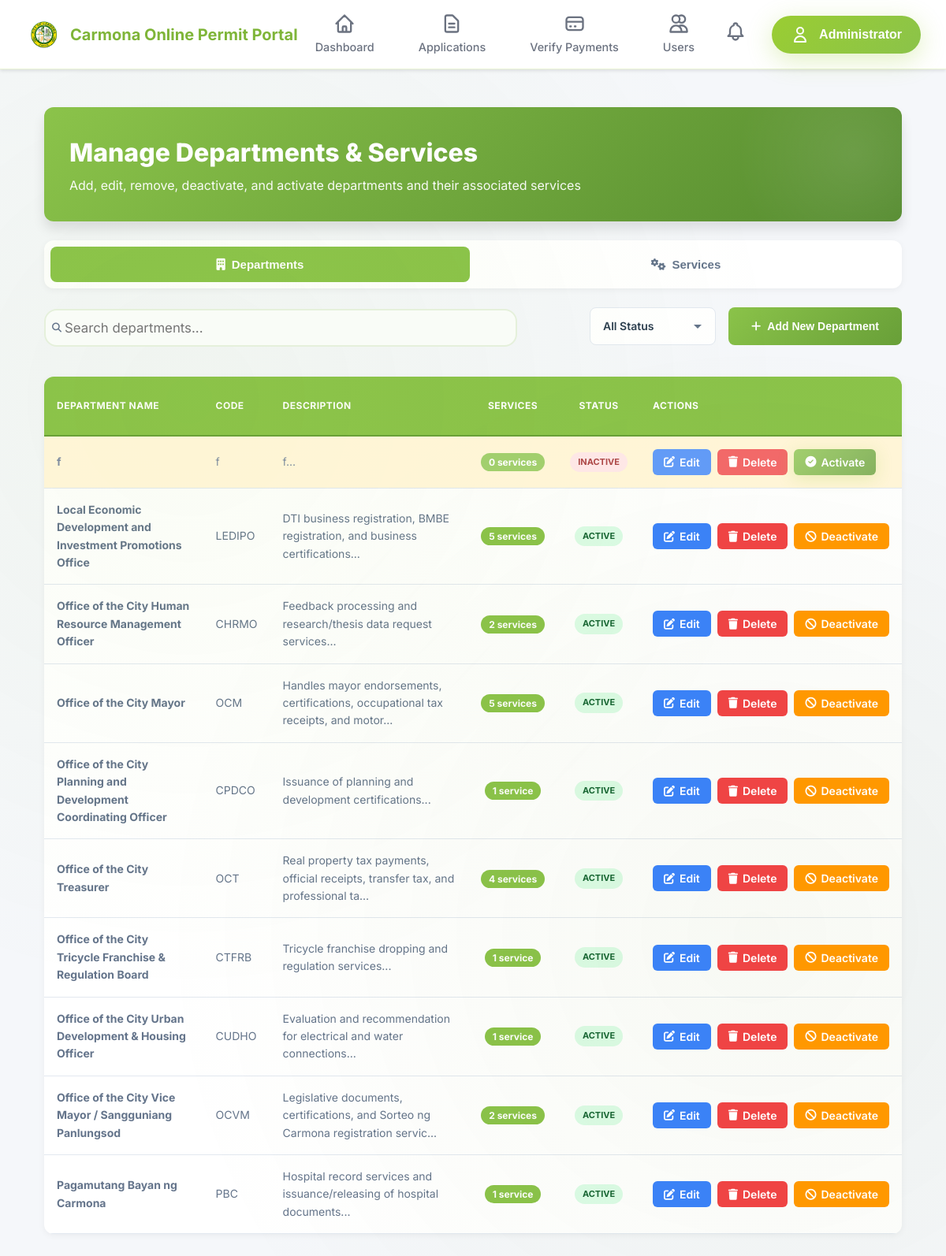
The app's page /admin/manage_departments.php (signed in) with its own data.
### tables this page shows
CREATE TABLE `users` (
  `id` int(11) NOT NULL,
  `name` varchar(255) NOT NULL,
  `email` varchar(255) NOT NULL,
  `password` varchar(255) NOT NULL,
  `mobile` varchar(20) NOT NULL,
  `address` text DEFAULT NULL,
  `department_id` int(11) DEFAULT NULL,
  `role` enum('user','admin','department_admin','superadmin') DEFAULT 'user',
  `is_active` tinyint(1) DEFAULT 1,
  `is_verified` tinyint(1) NOT NULL DEFAULT 0 COMMENT 'Email verification status',
  `verification_token` varchar(64) DEFAULT NULL COMMENT 'Email verification token',
  `token_expiry` datetime DEFAULT NULL COMMENT 'Token expiration time',
  `email_verified_at` datetime DEFAULT NULL COMMENT 'When email was verified',
  `created_at` timestamp NOT NULL DEFAULT current_timestamp(),
  `updated_at` timestamp NOT NULL DEFAULT current_timestamp() ON UPDATE current_timestamp()
);

CREATE TABLE `departments` (
  `id` int(11) NOT NULL,
  `name` varchar(255) NOT NULL,
  `code` varchar(50) DEFAULT NULL,
  `description` text DEFAULT NULL,
  `contact_person` varchar(255) DEFAULT NULL,
  `contact_number` varchar(50) DEFAULT NULL,
  `email` varchar(255) DEFAULT NULL,
  `office_location` text DEFAULT NULL,
  `is_active` tinyint(1) DEFAULT 1,
  `created_at` timestamp NOT NULL DEFAULT current_timestamp(),
  `updated_at` timestamp NOT NULL DEFAULT current_timestamp() ON UPDATE current_timestamp()
);

### config.php (called while the page is built, shortened)
<?php
function isLoggedIn() {
    return isset($_SESSION['user_id']) && isset($_SESSION['role']);
}
function isAdmin() {
    return isLoggedIn() && in_array($_SESSION['role'], [ROLE_ADMIN, ROLE_DEPARTMENT_ADMIN, ROLE_SUPERADMIN]);
}

### includes/functions.php (called while the page is built, shortened)
<?php
require_once __DIR__ . '/send_email.php';
function getCurrentUser() {
    global $pdo;
    $user_id = $_SESSION['user_id'];
    $stmt = $pdo->prepare("SELECT id, name, email, mobile, address, role FROM users WHERE id = ?");
    $stmt->execute([$user_id]);
    return $stmt->fetch();
}

### admin/manage_departments.php (the view, shortened to what this page needs)
<?php
require_once __DIR__ . '/../config.php';
require_once __DIR__ . '/../includes/functions.php';
$departments = $pdo->query("
    SELECT d.*,
           COUNT(s.id) as service_count
    FROM departments d
    LEFT JOIN services s ON d.id = s.department_id
    GROUP BY d.id
    ORDER BY d.name
")->fetchAll();
include '../includes/header.php';
?>
<!DOCTYPE html>
<html lang="en">
<head>
    <link rel="stylesheet" href="https://cdnjs.cloudflare.com/ajax/libs/font-awesome/6.4.0/css/all.min.css">
    <link rel="stylesheet" href="../assets/css/admin/manage_departments_styles.css">
    <link rel="stylesheet" href="../assets/css/admin-responsive.css">
</head>
<body>
    <div class="container">
        <div class="page-header">
            <div class="header-content">
                <h1></i> Manage Departments & Services</h1>
                <p>Add, edit, remove, deactivate, and activate departments and their associated services</p>
            </div>
        </div>
        <div class="tabs-container">
            <button class="tab-btn active" onclick="switchTab('departments')">
                <i class="fas fa-building"></i> Departments
            </button>
            <button class="tab-btn" onclick="switchTab('services')">
                <i class="fas fa-cogs"></i> Services
            </button>
        </div>
        <div id="departments" class="tab-content active">
            <div class="top-controls">
                <div class="search-container">
                    <input type="text" id="deptSearch" class="search-box" placeholder="Search departments..."
                        onkeyup="searchDepartments()">
                </div>
                <select id="deptStatusFilter" class="form-control status-filter" onchange="searchDepartments()">
                    <option value="" selected>All Status</option>
                </select>
                <button onclick="showAddDeptModal()" class="add-btn">
                    <i class="fas fa-plus"></i> Add New Department
                </button>
            </div>
            <div class="data-table">
                <table id="deptTable">
                    <thead>
                        <tr>
                            <th>Department Name</th>
                            <th>Code</th>
                            <th>Description</th>
                            <th>Services</th>
                            <th>Status</th>
                            <th>Actions</th>
                        </tr>
                    </thead>
                    <tbody>
                        <?php foreach ($departments as $dept): ?>
                            <tr
                                style="<?php echo $dept['is_active'] == 0 ? 'background-color: #fff3cd; opacity: 0.8;' : ''; ?>">
                                <td><strong><?php echo htmlspecialchars($dept['name']); ?></strong></td>
                                <td><?php echo htmlspecialchars($dept['code']); ?></td>
                                <td><?php echo htmlspecialchars(substr($dept['description'], 0, 80)); ?>...</td>
                                <td>
                                    <span class="service-count">
                                        <?php echo $dept['service_count']; ?>
                                        <?php echo $dept['service_count'] == 1 ? 'service' : 'services'; ?>
                                    </span>
                                </td>
                                <td>
                                    <span
                                        class="status-badge <?php echo $dept['is_active'] ? 'status-active' : 'status-inactive'; ?>">
                                        <?php echo $dept['is_active'] ? 'Active' : 'Inactive'; ?>
                                    </span>
                                </td>
                                <td>
                                    <div class="action-btns">
                                        <button onclick='editDept(<?php echo json_encode($dept); ?>)' class="btn btn-edit">
                                            <i class="fas fa-edit"></i> Edit
                                        </button>
                                        <button
                                            onclick="deleteDept(<?php echo $dept['id']; ?>, <?php echo $dept['service_count']; ?>)"
                                            class="btn btn-delete">
                                            <i class="fas fa-trash"></i> Delete
                                        </button>
                                        <?php if ($dept['is_active'] == 1): ?>
                                            <button
                                                onclick="toggleDepartment(<?php echo $dept['id']; ?>, 0, '<?php echo htmlspecialchars($dept['name']); ?>')"
                                                class="btn btn-warning">
                                                <i class="fas fa-ban"></i> Deactivate
                                            </button>
                                        <?php else: ?>
                                            <button
                                                onclick="toggleDepartment(<?php echo $dept['id']; ?>, 1, '<?php echo htmlspecialchars($dept['name']); ?>')"
                                                class="btn btn-success">
                                                <i class="fas fa-check-circle"></i> Activate
                                            </button>
                                        <?php endif; ?>
                                    </div>
                                </td>
                            </tr>
                        <?php endforeach; ?>
                    </tbody>
                </table>
            </div>
        </div>
    </div>
</body>
</html>
<?php include '../includes/footer.php'; ?>

### includes/header.php (shortened to what this page needs)
<?php
require_once __DIR__ . '/../config.php';
require_once __DIR__ . '/functions.php';
$currentUser = getCurrentUser();
?>
<!DOCTYPE html>
<html lang="en">
<head>
    <link rel="stylesheet" href="<?php echo BASE_URL; ?>/assets/css/style.css">
</head>
<body>
    <nav class="navbar" style="display: flex; justify-content: space-between; align-items: center; padding: 1rem 2rem; background: white; box-shadow: 0 2px 4px rgba(0, 0, 0, 0.1); position: sticky; top: 0; z-index: 1000;">
        <div class="navbar-brand" style="display: flex; align-items: center; gap: 0.75rem;">
            <?php if (isLoggedIn() && isAdmin()): ?>
                <img src="<?php echo BASE_URL; ?>/assets/carmona-logo.png" alt="Logo" style="width: 45px; height: 45px; object-fit: contain; flex-shrink: 0;" onerror="this.style.display='none'">
                <span class="brand-text" style="font-size: 1.25rem; font-weight: 700; color: #7fb539;">Carmona Online Permit Portal</span>
            <?php endif; ?>
        </div>
        <div class="nav-links-center" id="navLinksCenter" style="display: flex; align-items: center; gap: 3.5rem;">
            <?php if (isLoggedIn()): ?>
                <?php if (isAdmin()): ?>
                    <a href="<?php echo BASE_URL; ?>/admin/dashboard.php" style="display: flex; flex-direction: column; align-items: center; gap: 0.25rem; text-decoration: none; color: #6b7280; font-weight: 500; font-size: 0.9rem; transition: all 0.3s ease;" class="nav-link-icon">
                        <span>Dashboard</span>
                    </a>
                    <a href="<?php echo BASE_URL; ?>/admin/applications.php" style="display: flex; flex-direction: column; align-items: center; gap: 0.25rem; text-decoration: none; color: #6b7280; font-weight: 500; font-size: 0.9rem; transition: all 0.3s ease;" class="nav-link-icon">
                        <svg fill="none" stroke="currentColor" viewBox="0 0 24 24" style="width: 28px; height: 28px; stroke: #6b7280;">
                            <path stroke-linecap="round" stroke-linejoin="round" stroke-width="2" d="M9 12h6m-6 4h6m2 5H7a2 2 0 01-2-2V5a2 2 0 012-2h5.586a1 1 0 01.707.293l5.414 5.414a1 1 0 01.293.707V19a2 2 0 01-2 2z"/>
                        </svg>
                        <span>Applications</span>
                    </a>
                    <a href="<?php echo BASE_URL; ?>/admin/verify_payments.php" style="display: flex; flex-direction: column; align-items: center; gap: 0.25rem; text-decoration: none; color: #6b7280; font-weight: 500; font-size: 0.9rem; transition: all 0.3s ease;" class="nav-link-icon">
                        <svg fill="none" stroke="currentColor" viewBox="0 0 24 24" style="width: 28px; height: 28px; stroke: #6b7280;">
                            <path stroke-linecap="round" stroke-linejoin="round" stroke-width="2" d="M3 10h18M7 15h1m4 0h1m-7 4h12a3 3 0 003-3V8a3 3 0 00-3-3H6a3 3 0 00-3 3v8a3 3 0 003 3z"/>
                        </svg>
                        <span>Verify Payments</span>
                    </a>
                    <a href="<?php echo BASE_URL; ?>/admin/users.php" style="display: flex; flex-direction: column; align-items: center; gap: 0.25rem; text-decoration: none; color: #6b7280; font-weight: 500; font-size: 0.9rem; transition: all 0.3s ease;" class="nav-link-icon">
                        <svg fill="none" stroke="currentColor" viewBox="0 0 24 24" style="width: 28px; height: 28px; stroke: #6b7280;">
                            <path stroke-linecap="round" stroke-linejoin="round" stroke-width="2" d="M12 4.354a4 4 0 110 5.292M15 21H3v-1a6 6 0 0112 0v1zm0 0h6v-1a6 6 0 00-9-5.197M13 7a4 4 0 11-8 0 4 4 0 018 0z"/>
                        </svg>
                        <span>Users</span>
                    </a>
                <?php endif; ?>
            <?php endif; ?>
        </div>
        <div class="nav-right-section" style="display: flex; align-items: center; gap: 1rem;">
            <?php if (isLoggedIn()): ?>
                <div class="notification-bell" onclick="toggleNotifications()">
                </div>
                <div class="nav-dropdown" style="position: relative;">
                    <button class="nav-dropdown-toggle" style="display: flex; align-items: center; gap: 0.75rem; padding: 0.75rem 1.5rem; border-radius: 50px; background: linear-gradient(135deg, #9ACD32, #8BC34A); color: white; border: none; cursor: pointer; box-shadow: 0 8px 32px rgba(154, 205, 50, 0.3); font-weight: 700; font-size: 1rem; transition: all 0.3s ease;">
                        <svg fill="none" stroke="currentColor" viewBox="0 0 24 24" style="width: 24px; height: 24px; stroke: white;">
                            <path stroke-linecap="round" stroke-linejoin="round" stroke-width="2" d="M16 7a4 4 0 11-8 0 4 4 0 018 0zM12 14a7 7 0 00-7 7h14a7 7 0 00-7-7z"/>
                        </svg>
                        <span><?php echo htmlspecialchars($currentUser['name']); ?></span>
                    </button>
                </div>
            <?php endif; ?>
        </div>
    </nav>
    <main class="main-content">

### assets/css/style.css (style rules this page uses)
* { margin: 0; padding: 0; box-sizing: border-box; }
:root { --primary: #9ACD32; --primary-dark: #7BA428; --primary-light: #B5E550; --primary-rgb: 154, 205, 50; --secondary: #6B8E23; --secondary-dark: #556B1F; --success: #7CB342; --warning: #FFA726; --danger: #EF5350; --text-primary: #1f2937; --text-secondary: #6b7280; --bg-light: #FDFFF8; --bg-card: #ffffff; --border: #DDE8CC; }
body { font-family: -apple-system, BlinkMacSystemFont, 'Segoe UI', Roboto, 'Helvetica Neue', Arial, sans-serif; line-height: 1.6; color: var(--text-primary); background: linear-gradient(135deg, #f8fef5 0%, #ffffff 100%); min-height: 100vh; -webkit-font-smoothing: antialiased; }
body::before { content: ''; position: fixed; top: 0; left: 0; width: 100%; height: 100%; background-image: radial-gradient(circle at 20% 30%, rgba(154, 205, 50, 0.05) 0%, transparent 50%), radial-gradient(circle at 80% 70%, rgba(107, 142, 35, 0.05) 0%, transparent 50%); pointer-events: none; z-index: 0; }
.navbar { background: white; border-bottom: 1px solid rgba(154, 205, 50, 0.2); box-shadow: 0 2px 20px rgba(154, 205, 50, 0.08); position: sticky; top: 0; z-index: 1000; transition: all 0.3s ease; }
.navbar-brand { display: flex; align-items: center; gap: 1rem; }
.btn, button[type="submit"], input[type="submit"], a.button { display: inline-flex; align-items: center; justify-content: center; gap: 0.5rem; padding: 1rem 2.5rem; border-radius: 50px; font-size: 1.1rem; font-weight: 600; cursor: pointer; text-decoration: none; border: none; transition: all 0.3s ease; position: relative; overflow: hidden; }
.btn-success, .btn-yellow-green { background: linear-gradient(135deg, var(--primary), var(--primary-dark)) !important; color: white !important; box-shadow: 0 4px 20px rgba(154, 205, 50, 0.3) !important; }
.form-control, input[type="text"], input[type="email"], input[type="password"], input[type="tel"], input[type="number"], textarea, select { width: 100%; padding: 1rem 1.5rem; font-size: 1.05rem; background: #f9fcf7; border: 2px solid #e5f0db; border-radius: 16px; color: var(--text-primary); transition: all 0.3s ease; font-family: inherit; }
.form-control::placeholder { color: #9ca3af; }
.forgot-password, a { color: var(--primary-dark); text-decoration: none; font-weight: 600; transition: color 0.3s ease; }
.dashboard-container, .main-content { max-width: 1400px; margin: 0 auto; padding: 3rem 2rem; }

### assets/css/admin-responsive.css (style rules this page uses)
@media (min-width: 1025px) and (max-width: 1440px) { .container { max-width: 1200px !important; } }
@media (prefers-reduced-motion: no-preference) { .btn, .form-control, .page-btn, .tab-btn, .modal-close { transition: all 0.2s ease; } }

### includes/header.php (style rules this page uses)
.notification-bell { position: relative; display: inline-block; margin: 0 1rem; cursor: pointer; }
.notification-bell-icon { width: 28px; height: 28px; stroke: #6b7280; transition: stroke 0.3s; }

### records on screen
users: name "Administrator"
departments: name "f", code "f", description "f", service_count "0", shows "services", is_active "INACTIVE"
departments: name "Local Economic Development and Investment Promotions Office", code "LEDIPO", description "DTI business registration, BMBE registration, and business certifications", service_count "5", shows "services", is_active "ACTIVE"
departments: name "Office of the City Human Resource Management Officer", code "CHRMO", description "Feedback processing and research/thesis data request services", service_count "2", is_active "ACTIVE"
departments: name "Office of the City Mayor", code "OCM", description "Handles mayor endorsements, certifications, occupational tax receipts, and motor", service_count "5", shows "services", is_active "ACTIVE"
departments: name "Office of the City Planning and Development Coordinating Officer", code "CPDCO", description "Issuance of planning and development certifications", service_count "1", is_active "ACTIVE"
departments: name "Office of the City Treasurer", code "OCT", description "Real property tax payments, official receipts, transfer tax, and professional ta", service_count "4", shows "services", is_active "ACTIVE"
departments: name "Office of the City Tricycle Franchise & Regulation Board", code "CTFRB", description "Tricycle franchise dropping and regulation services", service_count "1", is_active "ACTIVE"
departments: name "Office of the City Urban Development & Housing Officer", code "CUDHO", description "Evaluation and recommendation for electrical and water connections", service_count "1", is_active "ACTIVE"
departments: name "Office of the City Vice Mayor / Sangguniang Panlungsod", code "OCVM", description "Legislative documents, certifications, and Sorteo ng Carmona registration servic", service_count "2", shows "services", is_active "ACTIVE"
departments: name "Pagamutang Bayan ng Carmona", code "PBC", description "Hospital record services and issuance/releasing of hospital documents", service_count "1", is_active "ACTIVE"
